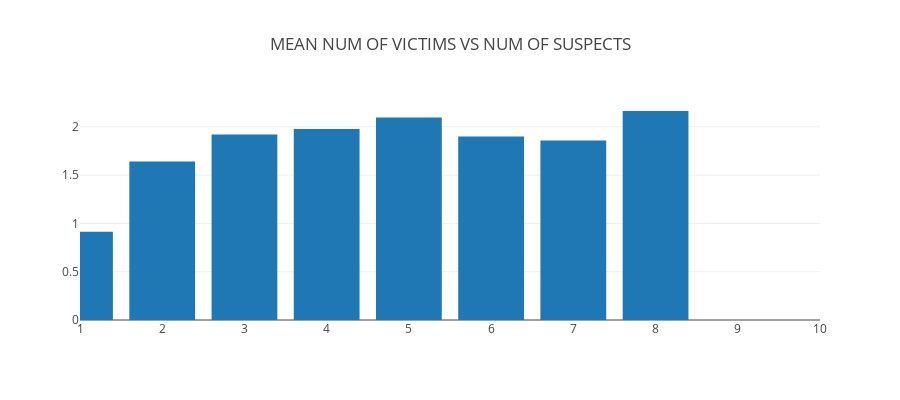
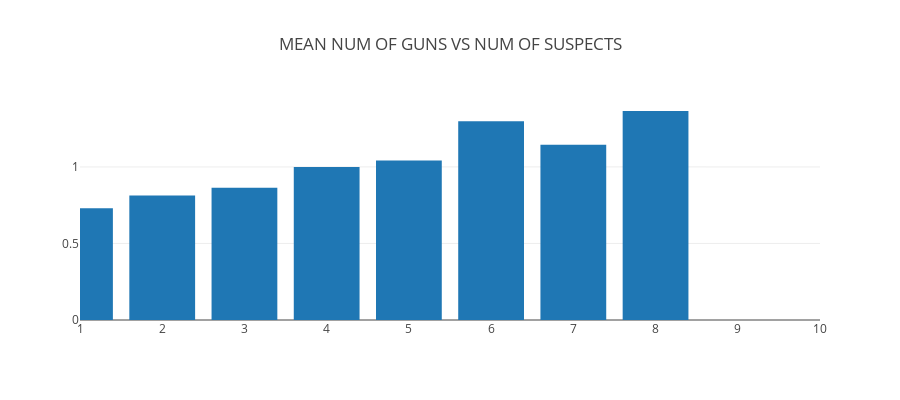

The notebook cell saved with these charts, in order:
### Code cell
# Visualize how num of victims and num of guns varies with num of suspects

p_type = df["participant_type"].str.replace("[::0-9|,]","").str.upper()
guns = df['n_guns_involved'][p_type.notnull()]
p_type = p_type[p_type.notnull()]
p_type = pd.DataFrame(p_type)
victims  = p_type["participant_type"].str.count("VICTIM")
suspects = p_type["participant_type"].str.count("SUBJECT-SUSPECT")

x,y1=helper.get_mean_vs_data(guns,suspects,9)
x,y2=helper.get_mean_vs_data(victims,suspects,9)

temp=dict(zip([str(i) for i in x],y1))
helper.plot_histogram(temp,dict(range=[1,10]),'Mean num of victims vs num of suspects')

temp=dict(zip([str(i) for i in x],y2))
helper.plot_histogram(temp,dict(range=[1,10]),'Mean num of guns vs num of suspects')

### Figure 1 — Plotly figure (JSON) as saved in the notebook; plotly's stock layout.template omitted (floating-point values rounded to 4 significant figures)
{"data": [{"type": "bar", "uid": "9099defa-c210-4d57-ab72-049a755bd92f", "x": ["1", "2", "3", "4", "5", "6", "7", "8"], "y": [0.9143, 1.642, 1.92, 1.978, 2.098, 1.9, 1.857, 2.164]}], "layout": {"height": 400, "legend": {"orientation": "h"}, "title": "MEAN NUM OF VICTIMS VS NUM OF SUSPECTS", "xaxis": {"range": [1, 10]}}}

### Figure 2 — Plotly figure (JSON) as saved in the notebook; plotly's stock layout.template omitted (floating-point values rounded to 4 significant figures)
{"data": [{"type": "bar", "uid": "360c5520-76e1-4b2e-b5ad-ce8843d83090", "x": ["1", "2", "3", "4", "5", "6", "7", "8"], "y": [0.7296, 0.8134, 0.8634, 1, 1.042, 1.298, 1.144, 1.365]}], "layout": {"height": 400, "legend": {"orientation": "h"}, "title": "MEAN NUM OF GUNS VS NUM OF SUSPECTS", "xaxis": {"range": [1, 10]}}}
